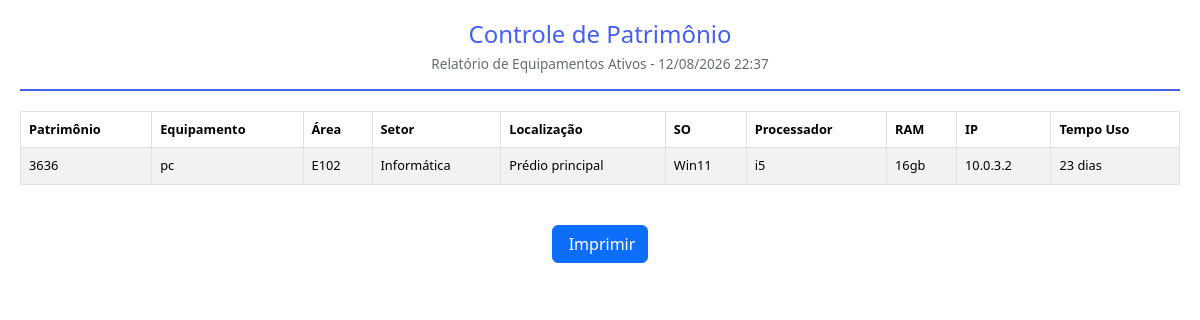
The page /impressao (signed in) on the database as committed earlier.
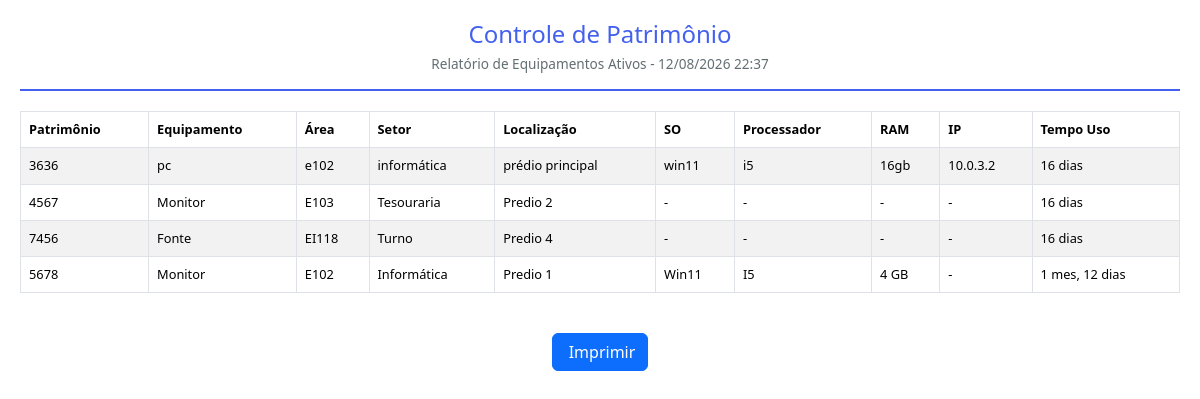
The same page on the database as committed later.
### app/models/models.py (models this page shows, shortened)
class Configuracao(db.Model):
    __tablename__ = 'configuracoes'
    id = db.Column(db.Integer, primary_key=True)
    nome_empresa = db.Column(db.String(200), default='Controle de Patrimônio')
    logo = db.Column(db.String(200), nullable=True)
    dias_lembrete_manutencao = db.Column(db.String(50), default='30,15,7,1')
    tema = db.Column(db.String(20), default='claro')
    data_atualizacao = db.Column(db.DateTime, default=datetime.now, onupdate=datetime.now)

class Equipamento(db.Model):
    __tablename__ = 'equipamentos'
    id = db.Column(db.Integer, primary_key=True)
    patrimonio = db.Column(db.String(50))
    data_inclusao = db.Column(db.Date, default=date.today)
    baixado = db.Column(db.Boolean, default=False)
    data_baixa = db.Column(db.Date, nullable=True)
    equipamento = db.Column(db.String(100))
    area_patrimonial = db.Column(db.String(100))
    setor = db.Column(db.String(100))
    localizacao = db.Column(db.String(100))
    especificacao = db.Column(db.Text)
    ultima_manutencao = db.Column(db.Date, nullable=True)
    proxima_manutencao = db.Column(db.Date, nullable=True)
    sistema_operacional = db.Column(db.String(100))
    placa_mae = db.Column(db.String(100))
    processador = db.Column(db.String(100))
    memoria_ram = db.Column(db.String(50))
    armazenamento = db.Column(db.String(100))
    ip = db.Column(db.String(50))
    usuario_id = db.Column(db.Integer, db.ForeignKey('usuarios.id'), nullable=False)
    data_criacao = db.Column(db.DateTime, default=datetime.now)
    data_atualizacao = db.Column(db.DateTime, default=datetime.now, onupdate=datetime.now)
    observacoes = db.relationship('Observacao', backref='equipamento', lazy=True, cascade='all, delete-orphan')
    @property
    def tempo_uso(self):
        if self.baixado and self.data_baixa:
            end_date = self.data_baixa
        else:
            end_date = date.today()
        if not self.data_inclusao:
            return {'anos': 0, 'meses': 0, 'dias': 0}
        delta = end_date - self.data_inclusao
        anos = delta.days // 365
        meses = (delta.days % 365) // 30
        dias = (delta.days % 365) % 30
        return {'anos': anos, 'meses': meses, 'dias': dias, 'total_dias': delta.days}
    @property
    def tempo_uso_formatado(self):
        t = self.tempo_uso
        partes = []
        if t['anos'] > 0:
            partes.append(f"{t['anos']} ano{'s' if t['anos'] > 1 else ''}")
        if t['meses'] > 0:
            partes.append(f"{t['meses']} mes{'es' if t['meses'] > 1 else ''}")
        if t['dias'] > 0:
            partes.append(f"{t['dias']} dia{'s' if t['dias'] > 1 else ''}")
        return ', '.join(partes) if partes else '0 dias'

### app/routes/main.py (the view)
@bp.route('/impressao')
@login_required
def impressao():
    equipamentos = Equipamento.query.filter_by(baixado=False).order_by(Equipamento.data_inclusao.desc()).all()
    config = Configuracao.query.first()
    return render_template('impressao.html', equipamentos=equipamentos, config=config, data_impressao=datetime.now())

### app/__init__.py (called while the page is built)
def create_app():
    app = Flask(__name__)
    app.config.from_object(Config)
    db.init_app(app)
    login_manager.init_app(app)
    login_manager.login_view = 'auth.login'
    login_manager.login_message = 'Por favor, faça login para acessar esta página.'
    login_manager.login_message_category = 'warning'
    with app.app_context():
        from app.routes import auth, main, api, admin
        app.register_blueprint(auth.bp)
        app.register_blueprint(main.bp)
        app.register_blueprint(api.bp, url_prefix='/api')
        app.register_blueprint(admin.bp, url_prefix='/admin')
        db.create_all()
        criar_admin_padrao()
        criar_config_padrao()
    @app.context_processor
    def inject_date():
        from datetime import date
        return dict(date=date)
    return app

### app/routes/auth.py (called while the page is built)
@login_manager.user_loader
def load_user(user_id):
    return Usuario.query.get(int(user_id))

### app/templates/impressao.html (shortened to what this page needs)
<!DOCTYPE html>
<html lang="pt-BR">
<head>
    <link href="https://cdn.jsdelivr.net/npm/bootstrap@5.3.2/dist/css/bootstrap.min.css" rel="stylesheet">
</head>
<body>
    <div class="header">
        <h2>{{ config.nome_empresa }}</h2>
        <p>Relatório de Equipamentos Ativos - {{ data_impressao.strftime('%d/%m/%Y %H:%M') }}</p>
    </div>
    <div class="table-responsive">
        <table class="table table-bordered table-striped">
            <thead>
                <tr>
                    <th>Patrimônio</th>
                    <th>Equipamento</th>
                    <th>Área</th>
                    <th>Setor</th>
                    <th>Localização</th>
                    <th>SO</th>
                    <th>Processador</th>
                    <th>RAM</th>
                    <th>IP</th>
                    <th>Tempo Uso</th>
                </tr>
            </thead>
            <tbody>
                {% for eq in equipamentos %}
                <tr>
                    <td>{{ eq.patrimonio or '-' }}</td>
                    <td>{{ eq.equipamento or '-' }}</td>
                    <td>{{ eq.area_patrimonial or '-' }}</td>
                    <td>{{ eq.setor or '-' }}</td>
                    <td>{{ eq.localizacao or '-' }}</td>
                    <td>{{ eq.sistema_operacional or '-' }}</td>
                    <td>{{ eq.processador or '-' }}</td>
                    <td>{{ eq.memoria_ram or '-' }}</td>
                    <td>{{ eq.ip or '-' }}</td>
                    <td>{{ eq.tempo_uso_formatado }}</td>
                </tr>
                {% endfor %}
            </tbody>
        </table>
    </div>
    <div class="no-print text-center mt-4">
        <button onclick="window.print()" class="btn btn-primary">Imprimir</button>
    </div>
</body>
</html>

### app/templates/impressao.html (style rules this page uses)
body { font-family: 'Segoe UI', sans-serif; padding: 20px; }
.header { text-align: center; margin-bottom: 20px; border-bottom: 2px solid #4361ee; padding-bottom: 15px; }
.header h2 { color: #4361ee; margin: 0; font-size: 1.5rem; }
.header p { color: #636e72; margin: 5px 0 0; font-size: 0.85rem; }
table { font-size: 0.8rem; }
th { background: #4361ee; color: white; }
td { word-break: break-word; }

Rows that differ between the two databases and show on the page:
changed Equipamento "pc": area_patrimonial "E102" → "e102"; setor "Informática" → "informática"; localizacao "Prédio principal" → "prédio principal"; sistema_operacional "Win11" → "win11"; tempo_uso_formatado "23 dias" → "16 dias"
added Equipamento: patrimonio "4567", equipamento "Monitor", area_patrimonial "E103", setor "Tesouraria", localizacao "Predio 2", sistema_operacional "-", processador "-", memoria_ram "-", ip "-", tempo_uso_formatado "16 dias"
added Equipamento: patrimonio "7456", equipamento "Fonte", area_patrimonial "EI118", setor "Turno", localizacao "Predio 4", sistema_operacional "-", processador "-", memoria_ram "-", ip "-", tempo_uso_formatado "16 dias"
added Equipamento: patrimonio "5678", equipamento "Monitor", area_patrimonial "E102", setor "Informática", localizacao "Predio 1", sistema_operacional "Win11", processador "I5", memoria_ram "4 GB", ip "-", tempo_uso_formatado "1 mes, 12 dias"
